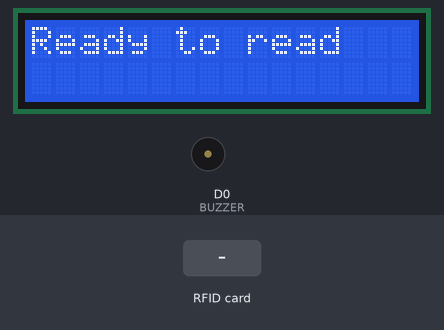
Bench run of a sketch on a simulated ESP8266 (NodeMCU). Shown: 16×2 character LCD, buzzer (waves = sounding, pin HIGH). The inputs (shaded band) are chosen by the test bench. WiFi joins after 1.5 s; servers stay silent unless stated; uploads are accepted with an empty reply; what the sketch prints to the serial monitor is not drawn.

Above: at 5.2 s.
5.3 s: RFID card 5E 7A 19 C4 held to the reader
At 7.78 s:
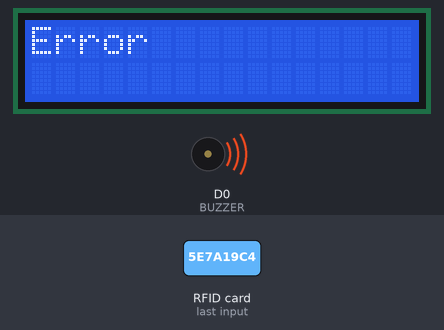
At 9.1 s:
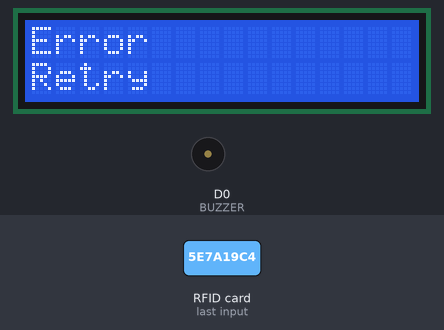
Timing chart, 0 to 10.6 s (numbered marks = the images above; inputs shaded):
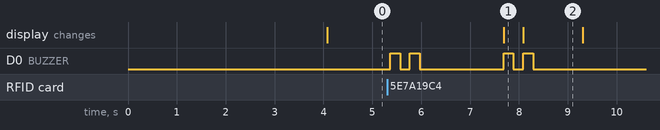

Measured:
- after the input at 5.3 s, D0 (BUZZER): LOW → HIGH after 0.07 s, → LOW 0.20 s later, → HIGH 0.20 s later, → LOW 0.20 s later, … (8 changes in this stretch); the display: changes after 2.4 s (image 1)
- what the display in image 1 shows lasts 0.4 s, from 7.7 s to 8.1 s
- what the display in image 2 shows lasts 1.2 s, from 8.1 s to 9.3 s

The sketch:

send_data_to_google_sheet.ino
```cpp
#include <SPI.h>
#include <MFRC522.h>
#include <Arduino.h>
#include <ESP8266WiFi.h>
#include <ESP8266WiFiMulti.h>
#include <ESP8266HTTPClient.h>
#include <WiFiClient.h>
#include <WiFiClientSecureBearSSL.h>
#include <LiquidCrystal_I2C.h>
#include<Wire.h>
#include<LiquidCrystal_I2C.h>
LiquidCrystal_I2C lcd(0x27, 16, 2);

// Fingerprint for demo URL, expires on June 2, 2021, needs to be updated well before this date
const uint8_t fingerprint[20] = {0x8A, 0x74, 0x7F, 0xAF, 0x85, 0xCD, 0xEE, 0x95, 0xCD, 0x3D, 0x9C, 0xD0, 0xE2, 0x46, 0x14, 0xF3, 0x71, 0x35, 0x1D, 0x27};
// 8A 74 7F AF 85 CD EE 95 CD 3D 9C D0 E2 46 14 F3 71 35 1D 27

#define RST_PIN  D3     // Configurable, see typical pin layout above
#define SS_PIN   D4     // Configurable, see typical pin layout above
#define BUZZER   D0     // Configurable, see typical pin layout above

MFRC522 mfrc522(SS_PIN, RST_PIN);  // Instance of the class
MFRC522::MIFARE_Key key;
ESP8266WiFiMulti WiFiMulti;
MFRC522::StatusCode status;

/* Be aware of Sector Trailer Blocks */
int blockNum = 2;

/* Create another array to read data from Block */
/* Legthn of buffer should be 2 Bytes more than the size of Block (16 Bytes) */
byte bufferLen = 18;
byte readBlockData[18];

String validData;

String data2;
const String data1 = "https://script.google.com/macros/s/AKfycbzq6MZ0IP1eExOplWFdjCr-iGWbDMqXIcet6d78nnZX7fjSNXsU75MiXdOwKAmU1bli/exec?name=";

void setup()
{
  /* Initialize serial communications with the PC */
  Serial.begin(115200);
  // Serial.setDebugOutput(true);
  // lcd.begin();
  lcd.init();
  // turn on the backlight
  lcd.backlight();
  lcd.clear();
  lcd.setCursor(0,0); //col=0 row=0

  for (uint8_t t = 4; t > 0; t--)
  {
    Serial.printf("[SETUP] WAIT %d...\n", t);
    Serial.flush();
    delay(1000);
  }

  WiFi.mode(WIFI_STA);

  /* Put your WIFI Name and Password here */
  WiFiMulti.addAP("PRAGYAN", "Heisenberg");

  /* Set BUZZER as OUTPUT */
  pinMode(BUZZER, OUTPUT);
  /* Initialize SPI bus */
  SPI.begin();
}

void loop()
{
  lcd.setCursor(0,0);
  lcd.print("Ready to read");
  /* Initialize MFRC522 Module */
  mfrc522.PCD_Init();
  /* Look for new cards */
  /* Reset the loop if no new card is present on RC522 Reader */
  if ( ! mfrc522.PICC_IsNewCardPresent())
  {
    return;
  }
  /* Select one of the cards */
  if ( ! mfrc522.PICC_ReadCardSerial())
  {
    return;
  }
  /* Read data from the same block */

  Serial.println();
  Serial.println(F("Reading last data from RFID..."));
  ReadDataFromBlock(blockNum, readBlockData);
  /* If you want to print the full memory dump, uncomment the next line */
  //mfrc522.PICC_DumpToSerial(&(mfrc522.uid));

  validData = "";
  /* Print the data read from block */
  Serial.println();
  Serial.print(F("Last data in RFID:"));
  Serial.print(blockNum);
  Serial.print(F(" --> "));
  for (int j=0 ; j<16 ; j++)
  {
    Serial.write(readBlockData[j]);
    if (readBlockData[j] != 0xFF)  // Assuming 0xFF indicates invalid data
    {
      validData += (char)readBlockData[j];
    }
  }
  Serial.println();
  digitalWrite(BUZZER, HIGH);
  delay(200);
  digitalWrite(BUZZER, LOW);
  delay(200);
  digitalWrite(BUZZER, HIGH);
  delay(200);
  digitalWrite(BUZZER, LOW);

  // wait for WiFi connection
  if ((WiFiMulti.run() == WL_CONNECTED))
  {
    std::unique_ptr<BearSSL::WiFiClientSecure>client(new BearSSL::WiFiClientSecure);

    // client->setFingerprint(fingerprint);
    // Or, if you happy to ignore the SSL certificate, then use the following line instead:
    client->setInsecure();

    data2 = data1 + String((char*)readBlockData);
    data2.trim();
    Serial.println(data2);

    HTTPClient https;
    Serial.print(F("[HTTPS] begin...\n"));
    if (https.begin(*client, (String)data2))
    {
      // HTTP
      Serial.print(F("[HTTPS] GET...\n"));
      // start connection and send HTTP header
      int httpCode = https.GET();

      // httpCode will be negative on error
      if (httpCode > 0)
      {
        // HTTP header has been send and Server response header has been handled
        Serial.printf("[HTTPS] GET... code: %d\n", httpCode);
        if(httpCode==302){
          lcd.clear();
          lcd.setCursor(0,0);
          lcd.print("Success");
          digitalWrite(BUZZER, HIGH);
          delay(200);
          digitalWrite(BUZZER, LOW);
          delay(1000);
          lcd.clear();
          lcd.print(validData);
          lcd.setCursor(0,1);
          lcd.print("Entered");
          digitalWrite(BUZZER, HIGH);
          delay(200);
          digitalWrite(BUZZER, LOW);
          delay(5000);
          lcd.clear();
          lcd.setCursor(0,0);
          lcd.print("Ready to read");
        }
        else{
          lcd.clear();
          lcd.setCursor(0,0);
          lcd.print("Error");
          digitalWrite(BUZZER, HIGH);
          delay(200);
          digitalWrite(BUZZER, LOW);
          delay(200);
          lcd.setCursor(0,1);
          lcd.print("Retry");
          digitalWrite(BUZZER, HIGH);
          delay(200);
          digitalWrite(BUZZER, LOW);
          delay(1000);
          lcd.clear();
          lcd.setCursor(0,0);
          lcd.print("Ready to read");
        }
        // file found at server
      }
      else
      {
        Serial.printf("[HTTPS] GET... failed, error: %s\n", https.errorToString(httpCode).c_str());
      }
      https.end();
      delay(1000);
    }
    else
    {
      Serial.printf("[HTTPS} Unable to connect\n");
    }
  }
}

void ReadDataFromBlock(int blockNum, byte readBlockData[])
{
  /* Prepare the ksy for authentication */
  /* All keys are set to FFFFFFFFFFFFh at chip delivery from the factory */
  for (byte i = 0; i < 6; i++)
  {
    key.keyByte[i] = 0xFF;
  }
  /* Authenticating the desired data block for Read access using Key A */
  status = mfrc522.PCD_Authenticate(MFRC522::PICC_CMD_MF_AUTH_KEY_A, blockNum, &key, &(mfrc522.uid));

  if (status != MFRC522::STATUS_OK)
  {
     Serial.print("Authentication failed for Read: ");
     Serial.println(mfrc522.GetStatusCodeName(status));
     return;
  }
  else
  {
    Serial.println("Authentication success");
  }

  /* Reading data from the Block */
  status = mfrc522.MIFARE_Read(blockNum, readBlockData, &bufferLen);
  if (status != MFRC522::STATUS_OK)
  {
    Serial.print("Reading failed: ");
    Serial.println(mfrc522.GetStatusCodeName(status));
    return;
  }
  else
  {
    Serial.println("Block was read successfully");
  }
}
```
